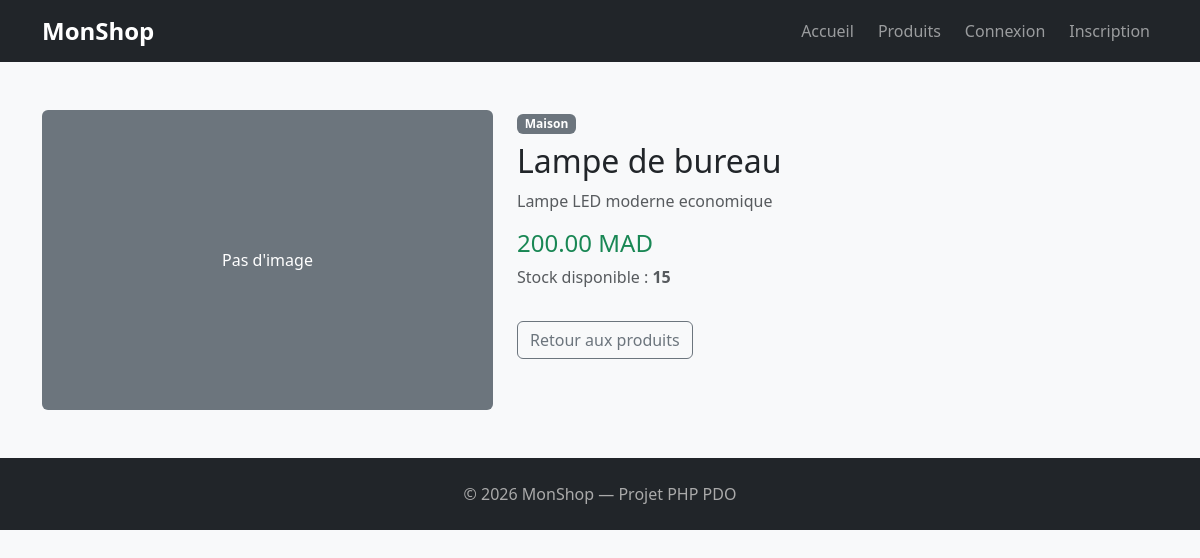
The app's page /product_detail.php?id=4 with its own data.
### tables this page shows
CREATE TABLE IF NOT EXISTS products (
    id INT AUTO_INCREMENT PRIMARY KEY,
    nom VARCHAR(150) NOT NULL,
    description TEXT,
    prix DECIMAL(10,2) NOT NULL,
    stock INT DEFAULT 0,
    image VARCHAR(255),
    categorie_id INT,
    created_at TIMESTAMP DEFAULT CURRENT_TIMESTAMP,
    FOREIGN KEY (categorie_id) REFERENCES categories(id) ON DELETE SET NULL
);

CREATE TABLE IF NOT EXISTS categories (
    id INT AUTO_INCREMENT PRIMARY KEY,
    nom VARCHAR(100) NOT NULL,
    created_at TIMESTAMP DEFAULT CURRENT_TIMESTAMP
);

### product_detail.php (the view, shortened to what this page needs)
<?php
require_once 'includes/db.php';
$id = isset($_GET['id']) && is_numeric($_GET['id']) ? (int)$_GET['id'] : 0;
$stmt = $pdo->prepare("SELECT p.*, c.nom AS categorie FROM products p LEFT JOIN categories c ON p.categorie_id = c.id WHERE p.id = :id");
$stmt->execute([':id' => $id]);
$product = $stmt->fetch(PDO::FETCH_ASSOC);
?>
<?php include 'includes/header.php'; ?>
<div class="container my-5">
    <div class="row g-4">
        <div class="col-md-5">
            <?php if ($product['image'] && file_exists('uploads/products/' . $product['image'])): ?>
                <img src="uploads/products/<?= htmlspecialchars($product['image']) ?>" class="img-fluid rounded shadow" alt="">
            <?php else: ?>
                <div class="bg-secondary rounded d-flex align-items-center justify-content-center" style="height:300px;color:#fff;">
                    Pas d'image
                </div>
            <?php endif; ?>
        </div>
        <div class="col-md-7">
            <span class="badge bg-secondary mb-2"><?= htmlspecialchars($product['categorie'] ?? 'Sans categorie') ?></span>
            <h2><?= htmlspecialchars($product['nom']) ?></h2>
            <p class="text-muted"><?= nl2br(htmlspecialchars($product['description'] ?? '')) ?></p>
            <h4 class="text-success"><?= number_format($product['prix'], 2) ?> MAD</h4>
            <p class="text-muted">Stock disponible : <strong><?= $product['stock'] ?></strong></p>
            <a href="products.php" class="btn btn-outline-secondary mt-3">Retour aux produits</a>
        </div>
    </div>
</div>
<?php include 'includes/footer.php'; ?>

### includes/header.php (style rules this page uses)
body { background: #f8f9fa; }

### records on screen
products: categorie.nom "Maison", nom "Lampe de bureau", description "Lampe LED moderne economique", prix "200.00", stock "15"
